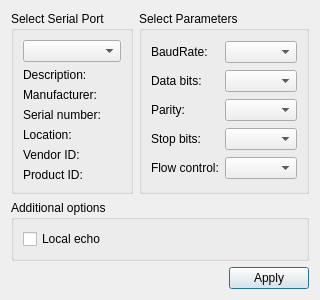
<?xml version="1.0" encoding="UTF-8"?>
<ui version="4.0">
 <class>SettingsDialog</class>
 <widget class="QDialog" name="SettingsDialog">
  <property name="geometry">
   <rect>
    <x>0</x>
    <y>0</y>
    <width>293</width>
    <height>298</height>
   </rect>
  </property>
  <property name="windowTitle">
   <string>Settings</string>
  </property>
  <layout class="QGridLayout" name="gridLayout_3">
   <item row="0" column="1">
    <widget class="QGroupBox" name="parametersBox">
     <property name="title">
      <string>Select Parameters</string>
     </property>
     <layout class="QGridLayout" name="gridLayout_2">
      <item row="0" column="0">
       <widget class="QLabel" name="baudRateLabel">
        <property name="text">
         <string>BaudRate:</string>
        </property>
       </widget>
      </item>
      <item row="0" column="1">
       <widget class="QComboBox" name="baudRateBox"/>
      </item>
      <item row="1" column="0">
       <widget class="QLabel" name="dataBitsLabel">
        <property name="text">
         <string>Data bits:</string>
        </property>
       </widget>
      </item>
      <item row="1" column="1">
       <widget class="QComboBox" name="dataBitsBox"/>
      </item>
      <item row="2" column="0">
       <widget class="QLabel" name="parityLabel">
        <property name="text">
         <string>Parity:</string>
        </property>
       </widget>
      </item>
      <item row="2" column="1">
       <widget class="QComboBox" name="parityBox"/>
      </item>
      <item row="3" column="0">
       <widget class="QLabel" name="stopBitsLabel">
        <property name="text">
         <string>Stop bits:</string>
        </property>
       </widget>
      </item>
      <item row="3" column="1">
       <widget class="QComboBox" name="stopBitsBox"/>
      </item>
      <item row="4" column="0">
       <widget class="QLabel" name="flowControlLabel">
        <property name="text">
         <string>Flow control:</string>
        </property>
       </widget>
      </item>
      <item row="4" column="1">
       <widget class="QComboBox" name="flowControlBox"/>
      </item>
     </layout>
    </widget>
   </item>
   <item row="0" column="0">
    <widget class="QGroupBox" name="selectBox">
     <property name="title">
      <string>Select Serial Port</string>
     </property>
     <layout class="QGridLayout" name="gridLayout">
      <item row="0" column="0">
       <widget class="QComboBox" name="serialPortInfoListBox"/>
      </item>
      <item row="1" column="0">
       <widget class="QLabel" name="descriptionLabel">
        <property name="text">
         <string>Description:</string>
        </property>
       </widget>
      </item>
      <item row="2" column="0">
       <widget class="QLabel" name="manufacturerLabel">
        <property name="text">
         <string>Manufacturer:</string>
        </property>
       </widget>
      </item>
      <item row="3" column="0">
       <widget class="QLabel" name="serialNumberLabel">
        <property name="text">
         <string>Serial number:</string>
        </property>
       </widget>
      </item>
      <item row="4" column="0">
       <widget class="QLabel" name="locationLabel">
        <property name="text">
         <string>Location:</string>
        </property>
       </widget>
      </item>
      <item row="5" column="0">
       <widget class="QLabel" name="vidLabel">
        <property name="text">
         <string>Vendor ID:</string>
        </property>
       </widget>
      </item>
      <item row="6" column="0">
       <widget class="QLabel" name="pidLabel">
        <property name="text">
         <string>Product ID:</string>
        </property>
       </widget>
      </item>
     </layout>
    </widget>
   </item>
   <item row="2" column="0" colspan="2">
    <layout class="QHBoxLayout" name="horizontalLayout">
     <item>
      <spacer name="horizontalSpacer">
       <property name="orientation">
        <enum>Qt::Horizontal</enum>
       </property>
       <property name="sizeHint" stdset="0">
        <size>
         <width>96</width>
         <height>20</height>
        </size>
       </property>
      </spacer>
     </item>
     <item>
      <widget class="QPushButton" name="applyButton">
       <property name="text">
        <string>Apply</string>
       </property>
      </widget>
     </item>
    </layout>
   </item>
   <item row="1" column="0" colspan="2">
    <widget class="QGroupBox" name="additionalOptionsGroupBox">
     <property name="title">
      <string>Additional options</string>
     </property>
     <layout class="QVBoxLayout" name="verticalLayout">
      <item>
       <widget class="QCheckBox" name="localEchoCheckBox">
        <property name="enabled">
         <bool>true</bool>
        </property>
        <property name="text">
         <string>Local echo</string>
        </property>
        <property name="checked">
         <bool>false</bool>
        </property>
       </widget>
      </item>
     </layout>
    </widget>
   </item>
  </layout>
 </widget>
 <resources/>
 <connections/>
</ui>
